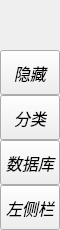
        <widget class="QFrame" name="leftMenuBg">
         <property name="minimumSize">
          <size>
           <width>60</width>
           <height>0</height>
          </size>
         </property>
         <property name="maximumSize">
          <size>
           <width>60</width>
           <height>16777215</height>
          </size>
         </property>
         <property name="frameShape">
          <enum>QFrame::NoFrame</enum>
         </property>
         <property name="frameShadow">
          <enum>QFrame::Raised</enum>
         </property>
         <layout class="QVBoxLayout" name="verticalLayout_3">
          <property name="spacing">
           <number>0</number>
          </property>
          <property name="leftMargin">
           <number>0</number>
          </property>
          <property name="topMargin">
           <number>0</number>
          </property>
          <property name="rightMargin">
           <number>0</number>
          </property>
          <property name="bottomMargin">
           <number>0</number>
          </property>
          <item>
           <widget class="QFrame" name="topLogoInfo">
            <property name="minimumSize">
             <size>
              <width>0</width>
              <height>50</height>
             </size>
            </property>
            <property name="maximumSize">
             <size>
              <width>16777215</width>
              <height>50</height>
             </size>
            </property>
            <property name="frameShape">
             <enum>QFrame::NoFrame</enum>
            </property>
            <property name="frameShadow">
             <enum>QFrame::Raised</enum>
            </property>
            <widget class="QFrame" name="topLogo">
             <property name="geometry">
              <rect>
               <x>10</x>
               <y>5</y>
               <width>42</width>
               <height>42</height>
              </rect>
             </property>
             <property name="minimumSize">
              <size>
               <width>42</width>
               <height>42</height>
              </size>
             </property>
             <property name="maximumSize">
              <size>
               <width>42</width>
               <height>42</height>
              </size>
             </property>
             <property name="frameShape">
              <enum>QFrame::NoFrame</enum>
             </property>
             <property name="frameShadow">
              <enum>QFrame::Raised</enum>
             </property>
            </widget>
            <widget class="QLabel" name="titleLeftApp">
             <property name="geometry">
              <rect>
               <x>70</x>
               <y>8</y>
               <width>160</width>
               <height>20</height>
              </rect>
             </property>
             <property name="font">
              <font>
               <family>Smiley Sans</family>
               <pointsize>14</pointsize>
               <weight>50</weight>
               <italic>true</italic>
               <bold>false</bold>
              </font>
             </property>
             <property name="styleSheet">
              <string notr="true">font: italic 14pt &quot;Smiley Sans&quot;;</string>
             </property>
             <property name="text">
              <string>城关村卫生室</string>
             </property>
             <property name="alignment">
              <set>Qt::AlignLeading|Qt::AlignLeft|Qt::AlignTop</set>
             </property>
            </widget>
            <widget class="QLabel" name="titleLeftDescription">
             <property name="geometry">
              <rect>
               <x>70</x>
               <y>27</y>
               <width>160</width>
               <height>16</height>
              </rect>
             </property>
             <property name="maximumSize">
              <size>
               <width>16777215</width>
               <height>16</height>
              </size>
             </property>
             <property name="font">
              <font>
               <family>Smiley Sans</family>
               <pointsize>10</pointsize>
               <weight>50</weight>
               <italic>true</italic>
               <bold>false</bold>
              </font>
             </property>
             <property name="styleSheet">
              <string notr="true">font: italic 10pt &quot;Smiley Sans&quot;;</string>
             </property>
             <property name="text">
              <string>药品分类器</string>
             </property>
             <property name="alignment">
              <set>Qt::AlignLeading|Qt::AlignLeft|Qt::AlignTop</set>
             </property>
            </widget>
           </widget>
          </item>
          <item>
           <widget class="QFrame" name="leftMenuFrame">
            <property name="frameShape">
             <enum>QFrame::NoFrame</enum>
            </property>
            <property name="frameShadow">
             <enum>QFrame::Raised</enum>
            </property>
            <layout class="QVBoxLayout" name="verticalMenuLayout">
             <property name="spacing">
              <number>0</number>
             </property>
             <property name="leftMargin">
              <number>0</number>
             </property>
             <property name="topMargin">
              <number>0</number>
             </property>
             <property name="rightMargin">
              <number>0</number>
             </property>
             <property name="bottomMargin">
              <number>0</number>
             </property>
             <item>
              <widget class="QFrame" name="toggleBox">
               <property name="maximumSize">
                <size>
                 <width>16777215</width>
                 <height>45</height>
                </size>
               </property>
               <property name="frameShape">
                <enum>QFrame::NoFrame</enum>
               </property>
               <property name="frameShadow">
                <enum>QFrame::Raised</enum>
               </property>
               <layout class="QVBoxLayout" name="verticalLayout_4">
                <property name="spacing">
                 <number>0</number>
                </property>
                <property name="leftMargin">
                 <number>0</number>
                </property>
                <property name="topMargin">
                 <number>0</number>
                </property>
                <property name="rightMargin">
                 <number>0</number>
                </property>
                <property name="bottomMargin">
                 <number>0</number>
                </property>
                <item>
                 <widget class="QPushButton" name="toggleButton">
                  <property name="sizePolicy">
                   <sizepolicy hsizetype="Expanding" vsizetype="Fixed">
                    <horstretch>0</horstretch>
                    <verstretch>0</verstretch>
                   </sizepolicy>
                  </property>
                  <property name="minimumSize">
                   <size>
                    <width>0</width>
                    <height>45</height>
                   </size>
                  </property>
                  <property name="font">
                   <font>
                    <family>Smiley Sans</family>
                    <pointsize>12</pointsize>
                    <weight>50</weight>
                    <italic>true</italic>
                    <bold>false</bold>
                   </font>
                  </property>
                  <property name="cursor">
                   <cursorShape>PointingHandCursor</cursorShape>
                  </property>
                  <property name="layoutDirection">
                   <enum>Qt::LeftToRight</enum>
                  </property>
                  <property name="styleSheet">
                   <string notr="true">background-image: url(:/icons/images/icons/icon_menu.png);
font: italic 12pt &quot;Smiley Sans&quot;;</string>
                  </property>
                  <property name="text">
                   <string>隐藏</string>
                  </property>
                 </widget>
                </item>
               </layout>
              </widget>
             </item>
             <item alignment="Qt::AlignTop">
              <widget class="QFrame" name="topMenu">
               <property name="frameShape">
                <enum>QFrame::NoFrame</enum>
               </property>
               <property name="frameShadow">
                <enum>QFrame::Raised</enum>
               </property>
               <layout class="QVBoxLayout" name="verticalLayout_8">
                <property name="spacing">
                 <number>0</number>
                </property>
                <property name="leftMargin">
                 <number>0</number>
                </property>
                <property name="topMargin">
                 <number>0</number>
                </property>
                <property name="rightMargin">
                 <number>0</number>
                </property>
                <property name="bottomMargin">
                 <number>0</number>
                </property>
                <item>
                 <widget class="QPushButton" name="btn_home">
                  <property name="sizePolicy">
                   <sizepolicy hsizetype="Expanding" vsizetype="Fixed">
                    <horstretch>0</horstretch>
                    <verstretch>0</verstretch>
                   </sizepolicy>
                  </property>
                  <property name="minimumSize">
                   <size>
                    <width>0</width>
                    <height>45</height>
                   </size>
                  </property>
                  <property name="font">
                   <font>
                    <family>Smiley Sans</family>
                    <pointsize>12</pointsize>
                    <weight>50</weight>
                    <italic>true</italic>
                    <bold>false</bold>
                   </font>
                  </property>
                  <property name="cursor">
                   <cursorShape>PointingHandCursor</cursorShape>
                  </property>
                  <property name="layoutDirection">
                   <enum>Qt::LeftToRight</enum>
                  </property>
                  <property name="styleSheet">
                   <string notr="true">background-image: url(:/icons/images/icons/cil-home.png);
font: italic 12pt &quot;Smiley Sans&quot;;</string>
                  </property>
                  <property name="text">
                   <string>分类</string>
                  </property>
                 </widget>
                </item>
                <item>
                 <widget class="QPushButton" name="btn_widgets">
                  <property name="sizePolicy">
                   <sizepolicy hsizetype="Expanding" vsizetype="Fixed">
                    <horstretch>0</horstretch>
                    <verstretch>0</verstretch>
                   </sizepolicy>
                  </property>
                  <property name="minimumSize">
                   <size>
                    <width>0</width>
                    <height>45</height>
                   </size>
                  </property>
                  <property name="font">
                   <font>
                    <family>Smiley Sans</family>
                    <pointsize>12</pointsize>
                    <weight>50</weight>
                    <italic>true</italic>
                    <bold>false</bold>
                   </font>
                  </property>
                  <property name="cursor">
                   <cursorShape>PointingHandCursor</cursorShape>
                  </property>
                  <property name="layoutDirection">
                   <enum>Qt::LeftToRight</enum>
                  </property>
                  <property name="styleSheet">
                   <string notr="true">background-image: url(:/icons/images/icons/cil-gamepad.png);
font: italic 12pt &quot;Smiley Sans&quot;;</string>
                  </property>
                  <property name="text">
                   <string>数据库</string>
                  </property>
                 </widget>
                </item>
               </layout>
              </widget>
             </item>
             <item alignment="Qt::AlignBottom">
              <widget class="QFrame" name="bottomMenu">
               <property name="frameShape">
                <enum>QFrame::NoFrame</enum>
               </property>
               <property name="frameShadow">
                <enum>QFrame::Raised</enum>
               </property>
               <layout class="QVBoxLayout" name="verticalLayout_9">
                <property name="spacing">
                 <number>0</number>
                </property>
                <property name="leftMargin">
                 <number>0</number>
                </property>
                <property name="topMargin">
                 <number>0</number>
                </property>
                <property name="rightMargin">
                 <number>0</number>
                </property>
                <property name="bottomMargin">
                 <number>0</number>
                </property>
                <item>
                 <widget class="QPushButton" name="toggleLeftBox">
                  <property name="sizePolicy">
                   <sizepolicy hsizetype="Expanding" vsizetype="Fixed">
                    <horstretch>0</horstretch>
                    <verstretch>0</verstretch>
                   </sizepolicy>
                  </property>
                  <property name="minimumSize">
                   <size>
                    <width>0</width>
                    <height>45</height>
                   </size>
                  </property>
                  <property name="font">
                   <font>
                    <family>Smiley Sans</family>
                    <pointsize>12</pointsize>
                    <weight>50</weight>
                    <italic>true</italic>
                    <bold>false</bold>
                   </font>
                  </property>
                  <property name="cursor">
                   <cursorShape>PointingHandCursor</cursorShape>
                  </property>
                  <property name="layoutDirection">
                   <enum>Qt::LeftToRight</enum>
                  </property>
                  <property name="styleSheet">
                   <string notr="true">background-image: url(:/icons/images/icons/icon_settings.png);
font: italic 12pt &quot;Smiley Sans&quot;;</string>
                  </property>
                  <property name="text">
                   <string>左侧栏</string>
                  </property>
                 </widget>
                </item>
               </layout>
              </widget>
             </item>
            </layout>
           </widget>
          </item>
         </layout>
        </widget>
